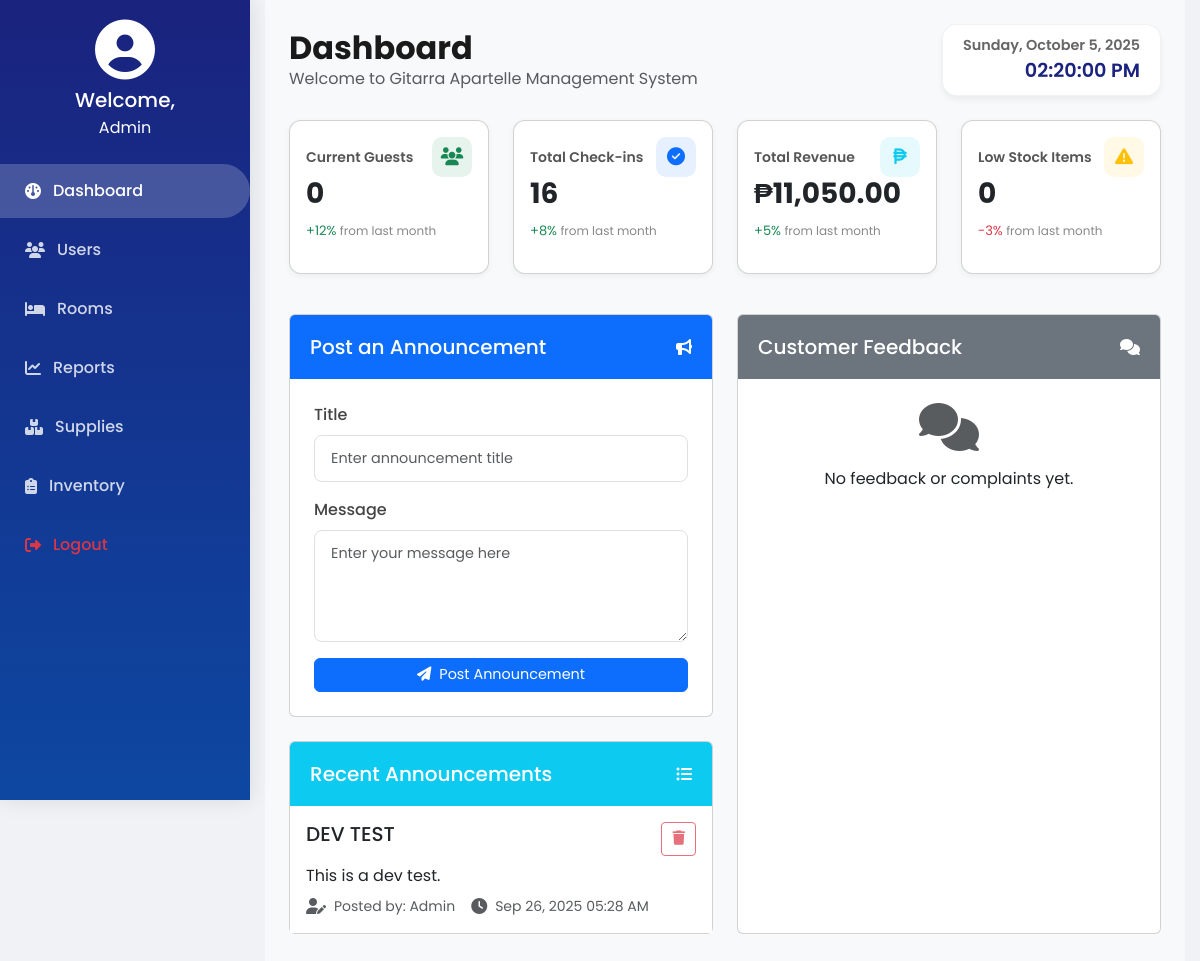
The app's page /admin-dashboard.php, older data.
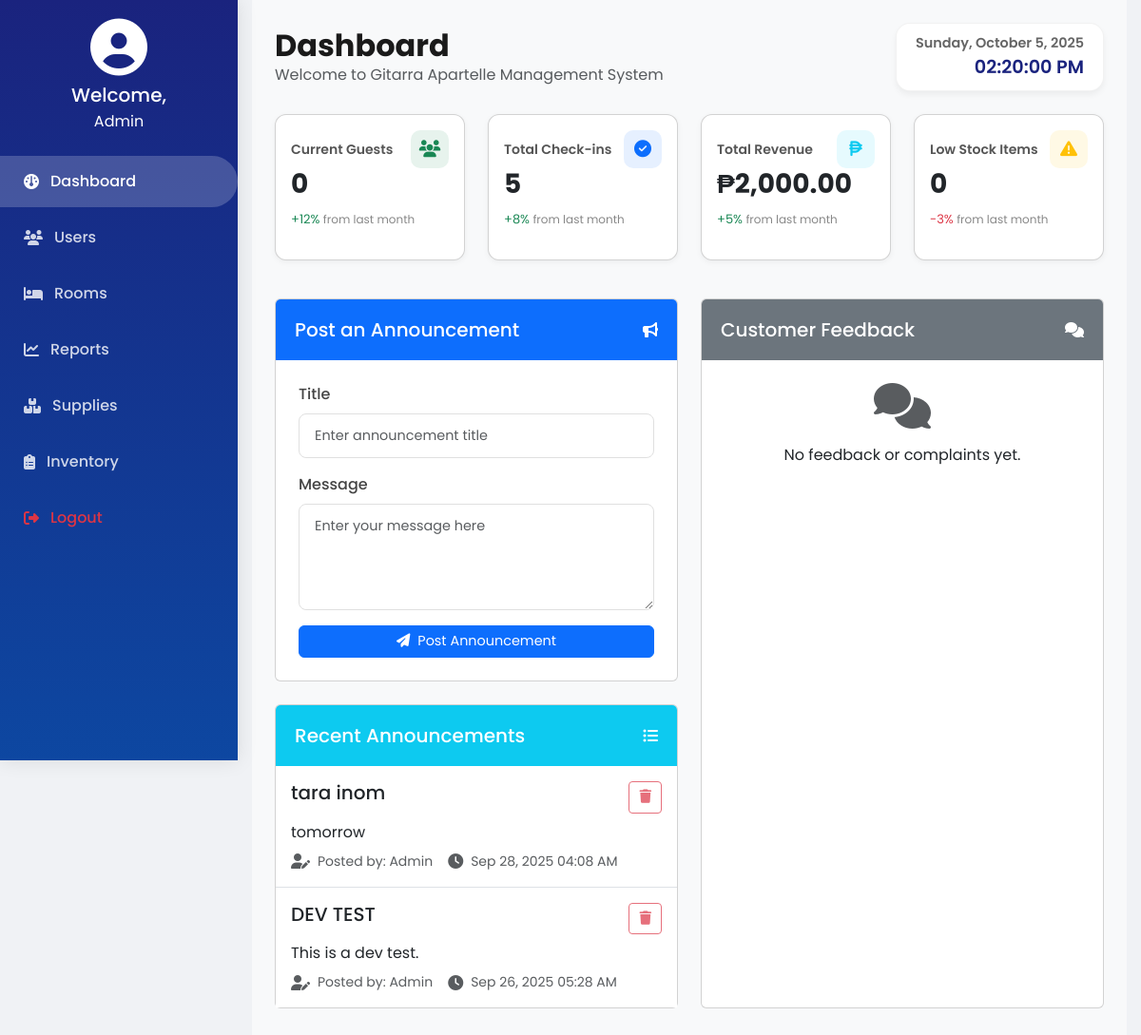
The same page, newer data.
### tables this page shows
CREATE TABLE `announcements` (
  `id` int NOT NULL,
  `title` varchar(255) NOT NULL,
  `message` text NOT NULL,
  `created_by` varchar(50) NOT NULL,
  `created_at` timestamp NULL DEFAULT CURRENT_TIMESTAMP
);

### admin-dashboard.php (the view, shortened to what the changed rows need)
<?php
require_once 'database.php';
$announcements = $conn->query("SELECT * FROM announcements ORDER BY created_at DESC LIMIT 5");
$total_checkins = 0;
$total_revenue = 0;
try {
    $result = $conn->query("SELECT COUNT(*) as total FROM checkins");
    if ($result && $row = $result->fetch_assoc()) {
        $total_checkins = $row['total'];
    }
    $result = $conn->query("SELECT COUNT(*) as current FROM checkins WHERE check_out_date IS NULL OR check_out_date > NOW()");
    if ($result && $row = $result->fetch_assoc()) {
        $current_guests = $row['current'];
    }
    $result = $conn->query("SELECT SUM(amount_paid) as revenue FROM checkins");
    if ($result && $row = $result->fetch_assoc()) {
        $total_revenue = $row['revenue'] ?: 0;
    }
} catch (Exception $e) {
}
?>
<!DOCTYPE html>
<html lang="en">
<head>
    <link href="https://cdn.jsdelivr.net/npm/bootstrap@5.3.0/dist/css/bootstrap.min.css" rel="stylesheet">
    <link rel="stylesheet" href="https://cdnjs.cloudflare.com/ajax/libs/font-awesome/6.4.2/css/all.min.css">
    <link href="style.css" rel="stylesheet">
</head>
<body>
<div class="content p-4">
    <div class="row justify-content-center">
        <div class="col-lg-12">
            <div class="d-flex justify-content-between align-items-center mb-4">
                <div>
                    <h2 class="fw-bold mb-0">Dashboard</h2>
                </div>
            </div>
        <div class="row mb-4">
            <div class="col-md-3 mb-3">
                <div class="card stat-card h-100 p-3">
                    <div class="d-flex justify-content-between align-items-center">
                        <p class="stat-title">Total Check-ins</p>
                        <div class="stat-icon bg-primary bg-opacity-10 text-primary">
                        </div>
                    </div>
                    <h3 class="fw-bold mb-1"><?= $total_checkins ?></h3>
                    <p class="stat-change text-success">+8% <span>from last month</span></p>
                </div>
            </div>
            <div class="col-md-3 mb-3">
                <div class="card stat-card h-100 p-3">
                    <div class="d-flex justify-content-between align-items-center">
                        <p class="stat-title">Total Revenue</p>
                        <div class="stat-icon bg-info bg-opacity-10 text-info">
                        </div>
                    </div>
                    <h3 class="fw-bold mb-1">₱<?= number_format($total_revenue, 2) ?></h3>
                    <p class="stat-change text-success">+5% <span>from last month</span></p>
                </div>
            </div>
        </div>
        <div class="row">
            <div class="col-md-6 mb-4">
                <div class="row h-100">
                    <div class="col-12">
                        <div class="card">
                            <div class="card-body p-0">
                                <?php if ($announcements && $announcements->num_rows > 0): ?>
                                    <?php while ($row = $announcements->fetch_assoc()): ?>
                                        <div class="announcement-item p-3 border-bottom">
                                            <div class="d-flex justify-content-between align-items-start mb-2">
                                                <h5 class="mb-0"><?= htmlspecialchars($row['title']) ?></h5>
                                                <a href="admin-dashboard.php?delete=<?= $row['id'] ?>" class="btn btn-outline-danger btn-sm" onclick="return confirm('Are you sure you want to delete this announcement?')">
                                                    <i class="fa-solid fa-trash"></i>
                                                </a>
                                            </div>
                                            <p class="mb-2"><?= nl2br(htmlspecialchars($row['message'])) ?></p>
                                            <div class="d-flex align-items-center text-muted">
                                                <i class="fas fa-user-edit me-2"></i>
                                                <small>Posted by: <?= $row['created_by'] ?></small>
                                                <i class="fas fa-clock ms-3 me-2"></i>
                                                <small><?= date('M d, Y h:i A', strtotime($row['created_at'])) ?></small>
                                            </div>
                                        </div>
                                    <?php endwhile; ?>
                                <?php endif; ?>
                            </div>
                        </div>
                    </div>
                </div>
            </div>
        </div>
    </div>
</body>
</html>

Row changes from the older to the newer data that the page shows:
added announcements: title "tara inom", message "tomorrow", created_by "Admin", created_at "Sep 28, 2025 04:08 AM"
Text that changed along with them:
$total_checkins: "16" → "5"
$total_revenue: "11,050.00" → "2,000.00"
